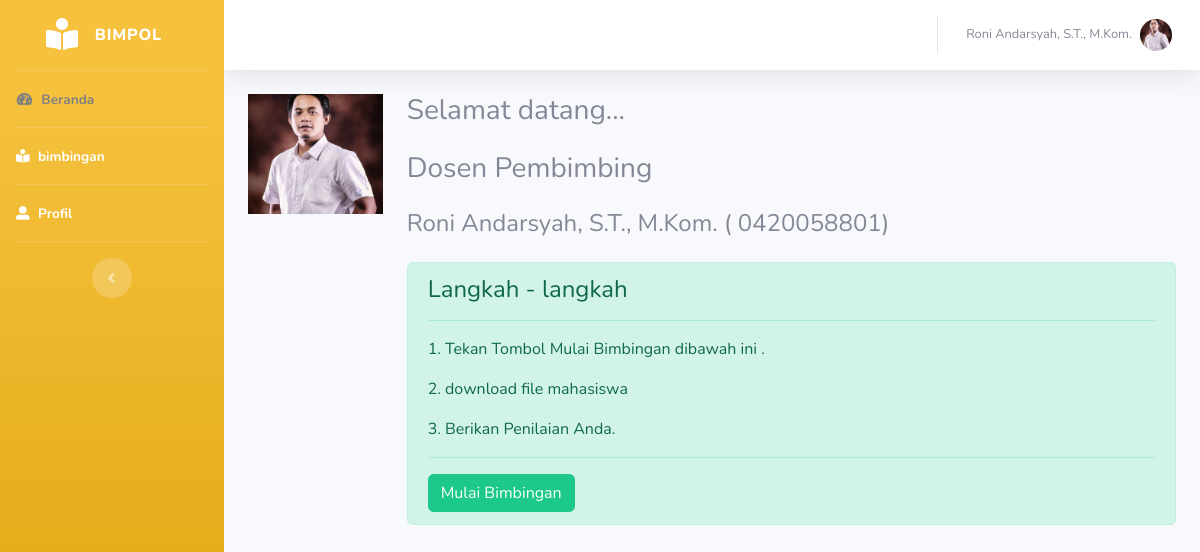
The app's page /Bimpol/dosen/index.php (signed in) with its own data.
### tables this page shows
CREATE TABLE `dosen` (
  `id` int(11) NOT NULL,
  `nip` varchar(100) NOT NULL,
  `id_user` int(11) NOT NULL
);

CREATE TABLE `user` (
  `id` int(11) NOT NULL,
  `nama` varchar(100) NOT NULL,
  `email` varchar(100) NOT NULL,
  `pass` varchar(100) NOT NULL,
  `foto` varchar(255) NOT NULL
);

### Bimpol/dosen/index.php (the view, shortened to what this page needs)
<?php session_start();
include_once("..//pages/koneksi.php");
$email = $_SESSION['email'];
$query = "SELECT * FROM user INNER JOIN dosen ON user.id = dosen.id_user WHERE email = '$email'";
$res = $mysqli->query($query);
$data = $res->fetch_assoc();
?>
<!DOCTYPE html>
<html lang="en">
<head>
    <link href="../vendor/fontawesome-free/css/all.min.css" rel="stylesheet" type="text/css">
    <link href="../assets/css/sb-admin-2.min.css" rel="stylesheet">
</head>
<body id="page-top">
    <div id="wrapper">
        <ul class="navbar-nav bg-gradient-warning sidebar sidebar-dark accordion" id="accordionSidebar">
            <a class="sidebar-brand d-flex align-items-center justify-content-center" href="index.php">
                <div class="sidebar-brand-icon ">
                    <i class="fas fa-book-reader"></i>
                </div>
                <div class="sidebar-brand-text mx-3"> BIMPOL </sup></div>
            </a>
            <hr class="sidebar-divider my-0">
            <li class="nav-item active">
                <a class="nav-link" href="index.php" style="color: gray;">
                    <i class="fas fa-fw fa-tachometer-alt" style="color: gray;"></i>
                    <span> Beranda </span></a>
            </li>
            <hr class="sidebar-divider my-0">
            <li class="nav-item active ">
                <a class="nav-link" href="bimbingan.php">
                    <i class="fas fa-book-reader"></i>
                    <span> bimbingan </span></a>
            </li>
            <hr class="sidebar-divider my-0">
            <li class="nav-item active">
                <a class="nav-link" href="profil.php">
                    <i class="fas fa-user-alt" cop></i>
                    <span> Profil </span></a>
            </li>
            <hr class="sidebar-divider d-none d-md-block">
            <div class="text-center d-none d-md-inline">
                <button class="rounded-circle border-0" id="sidebarToggle"></button>
            </div>
        </ul>
        <div id="content-wrapper" class="d-flex flex-column">
            <div id="content">
                <nav class="navbar navbar-expand navbar-light bg-white topbar mb-4 static-top shadow">
                    <ul class="navbar-nav ml-auto">
                        <li class="nav-item dropdown no-arrow">
                            <a class="nav-link dropdown-toggle" href="#" id="userDropdown" role="button" data-toggle="dropdown" aria-haspopup="true" aria-expanded="false">
                                <span class="mr-2 d-none d-lg-inline text-gray-600 small"><?= $data['nama']; ?></span>
                                <img class="img-profile rounded-circle" src="../assets/uploads/<?= $data['foto']; ?>">
                            </a>
                        </li>
                    </ul>
                </nav>
                <div class="container-fluid">
                    <div class="row">
                        <div class="col-2">
                            <img src="../assets/uploads/<?= $data['foto']; ?>" alt="" style="width: 100%;">
                        </div>
                        <div class="col-10">
                            <h3 class="mb-4"> Selamat datang... </h3>
                            <h3 class="mb-4"> Dosen Pembimbing </h3>
                            <h4 class="mb-4"> <?= $data['nama']; ?> (<?= $data['nip']; ?>) </h4>
                            <div class="alert alert-success" role="alert">
                                <h4 class="alert-heading"> Langkah - langkah </h4>
                                <hr />
                                <p> 1. Tekan Tombol Mulai Bimbingan dibawah ini . </p>
                                <p> 2. download file mahasiswa </p>
                                <p>3. Berikan Penilaian Anda.</p>
                                <hr />
                                <p class="mb-0">
                                    <a href="bimbingan.php" class="btn btn-success"> Mulai Bimbingan</a>
                                </p>
                            </div>
                        </div>
                    </div>
                </div>
            </div>
        </div>
    </div>
</body>
</html>

### records on screen
dosen: id_user.nama "Roni Andarsyah, S.T., M.Kom.", id_user.foto (picture), nip "0420058801"
